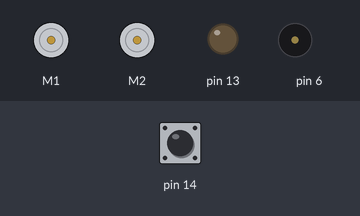
Recording of a sketch running on a simulated Arduino Leonardo, built with avr-gcc and run on an emulated ATmega32U4. Parts: 2 × DC motor (green arrow = forward, orange = backward, longer = faster), output pins drawn as LEDs (lit = HIGH), buzzer (waves = sounding). The test bench sets the inputs (shaded band); at power-on: pin 14 HIGH.

Above: at 0.8 s.
0.9 s: pin 14 pulsed LOW 2 times (0.12 s each, 0.3 s apart)
At 1.6 s:
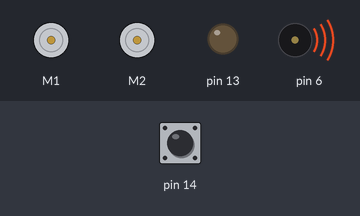
At 3.5 s:
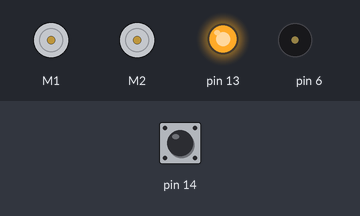
Timing chart, 0 to 21.5 s (numbered marks = the images above; inputs shaded):
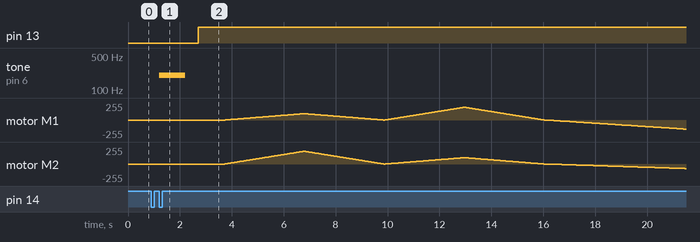

Measured:
- after the input at 0.9 s, pin 13: LOW → HIGH after 1.8 s; tone on pin 6: silent → 200 Hz after 0.30 s, → silent 1.0 s later

The sketch:

Lab_4_Op1_Op2.ino
```cpp
#include <Wire.h>
#include <Zumo32U4.h>

Zumo32U4ButtonA buttonA;
Zumo32U4Buzzer buzzer;
Zumo32U4Motors motors;


void setup() {
  // put your setup code here, to run once:
  buttonA.waitForButton();
}

void loop() {
  // put your main code here, to run repeatedly:
  if (buttonA.isPressed()){
    buzzer.playFrequency(200, 1000, 8);
    delay(1500);

    ledRed(1);
    ledYellow(1);
    ledGreen(1);
    delay(1000);

    ledRed(0);
    ledYellow(0);
    ledGreen(0);

    ledYellow(1);
    for (int speed = 0; speed <= 150; speed++)
    {
      motors.setSpeeds(speed, speed*2);
      delay(20);
    }
    for (int speed = 150; speed >= 0; speed--)
    {
      motors.setSpeeds(speed, speed*2);
      delay(20);
    }
    for (int speed = 0; speed <= 150; speed++)
    {
      motors.setSpeeds(speed*2, speed);
      delay(20);
    }
    for (int speed = 150; speed >= 0; speed--)
    {
      motors.setSpeeds(speed*2, speed);
      delay(20);
    }
    for (int speed = 0; speed <= 150; speed--)
    {
      motors.setSpeeds(speed*2, speed);
      delay(50);
    }
    for (int speed = 150; speed >= 0; speed--)
    {
      motors.setSpeeds(speed*2, speed);
      delay(50);
    }
    for (int speed = 0; speed <= 150; speed--)
    {
      motors.setSpeeds(speed, speed*2);
      delay(50);
    }
    for (int speed = 150; speed >= 0; speed--)
    {
      motors.setSpeeds(speed, speed*2);
      delay(50);
    }


  }
}
```
